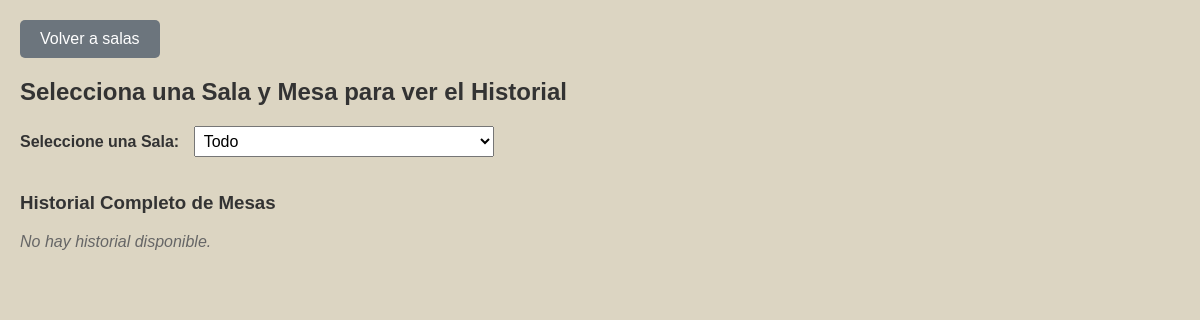
The page /Paginas/historial.php (signed in) on the database as committed earlier.
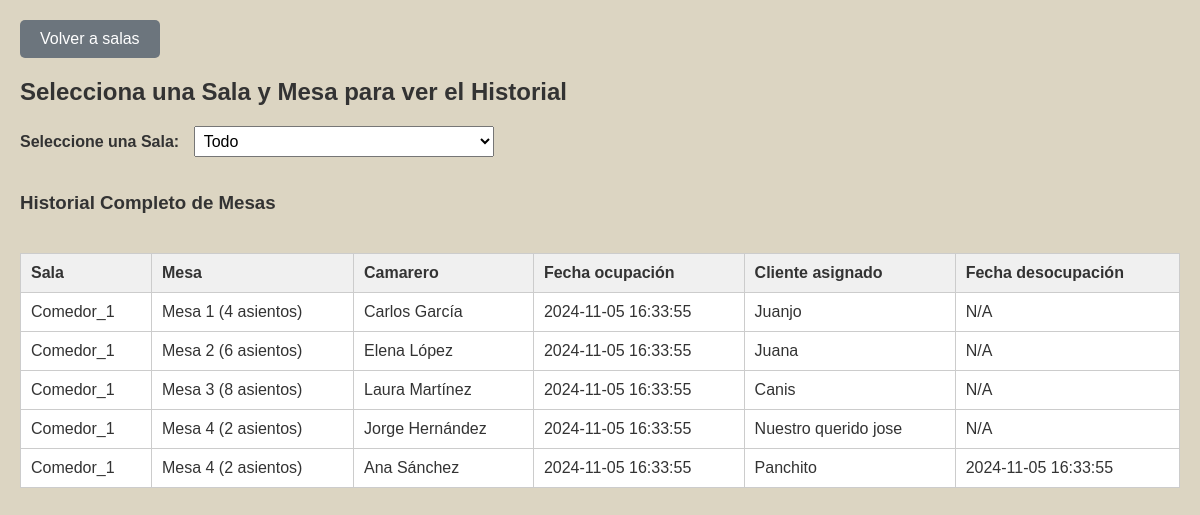
The same page on the database as committed later.
### tables this page shows
CREATE TABLE tbl_historial(
    id_historial INT NOT NULL PRIMARY KEY AUTO_INCREMENT,
    fecha_A datetime NOT NULL,
    fecha_NA datetime NULL,
    assigned_by INT NOT NULL,
    assigned_to VARCHAR(30) NOT NULL,
    id_mesa INT NOT NULL
);

CREATE TABLE tbl_salas (
    id_salas INT NOT NULL PRIMARY KEY AUTO_INCREMENT,
    name_sala VARCHAR(15) NOT NULL,
    tipo_sala ENUM("Comedor", "Terraza", "Privado") NOT NULL
);

CREATE TABLE tbl_mesas (
    id_mesa INT NOT NULL PRIMARY KEY AUTO_INCREMENT,
    n_asientos INT NOT NULL,
    id_sala INT NOT NULL
);

CREATE TABLE tbl_camarero (
    id_camarero INT NOT NULL PRIMARY KEY AUTO_INCREMENT,
    name_camarero VARCHAR(30) NOT NULL,
    surname_camarero VARCHAR(30) NOT NULL,
    username_camarero VARCHAR(30) NOT NULL,
    pwd_camarero CHAR(64) NOT NULL
);

### Paginas/historial.php (the view, shortened to what this page needs)
<?php
    require_once "../Procesos/conection.php";
    $SalaSeleccionada = isset($_POST['room']) ? $_POST['room'] : null;
    $selectedTable = isset($_POST['table']) ? $_POST['table'] : null;
    $filterDate = isset($_POST['filter_date']) ? $_POST['filter_date'] : null;
    $filterCamarero = isset($_POST['filter_camarero']) ? $_POST['filter_camarero'] : null;
?>
<!DOCTYPE html>
<html lang="en">
<head>
    <link rel="stylesheet" href="../CSS/estilos-historial.css">
</head>
<body>
    <a href="salas.php"><button class="back">Volver a salas</button></a>
    <h2>Selecciona una Sala y Mesa para ver el Historial</h2>
    <form method="post" action="historial.php">
        <label for="room">Seleccione una Sala:</label>
        <select name="room" id="room" onchange="this.form.submit()">
            <option value="">Todo</option>
        </select>
    </form>
    <?php if ($selectedTable): ?>
        <form method="post" action="historial.php">
            <input type="hidden" name="room" value="<?php echo $SalaSeleccionada; ?>">
            <input type="hidden" name="table" value="<?php echo $selectedTable; ?>">
            <label for="filter_date">Filtrar por Fecha:</label>
            <input type="date" name="filter_date" id="filter_date" value="<?php echo $filterDate; ?>" onchange="this.form.submit()">
            <label for="filter_camarero">Filtrar por Camarero:</label>
            <select name="filter_camarero" id="filter_camarero" onchange="this.form.submit()">
                <option value="" disabled>Seleccione un Camarero</option>
                <?php
                $stmt_camareros = $conn->prepare("SELECT id_camarero, name_camarero, surname_camarero FROM tbl_camarero");
                $stmt_camareros->execute();
                $result_camareros = $stmt_camareros->get_result();
                while ($row = $result_camareros->fetch_assoc()) {
                    $selectedCamarero = ($filterCamarero == $row['id_camarero']) ? 'selected' : '';
                    echo "<option value='" . $row['id_camarero'] . "' $selectedCamarero>" . $row['name_camarero'] . " " . $row['surname_camarero'] . "</option>";
                }
                $stmt_camareros->close();
                ?>
            </select>
        </form>
        <h3>Historial de Mesa <?php echo $selectedTable; ?></h3>
    <?php else: ?>
        <h3>Historial Completo de Mesas</h3>
    <?php endif; ?>
    <?php
        $sql = "
            SELECT h.fecha_A, h.fecha_NA, c.name_camarero, c.surname_camarero, h.assigned_to, m.id_mesa, m.n_asientos, s.name_sala
            FROM tbl_historial h
            JOIN tbl_camarero c ON h.assigned_by = c.id_camarero
            JOIN tbl_mesas m ON h.id_mesa = m.id_mesa
            JOIN tbl_salas s ON m.id_sala = s.id_salas
        ";
        $parametros = [];
        $tipos = "";
        if (!empty($tipos)) {
            $stmt_history = $conn->prepare($sql);
            $stmt_history->bind_param($tipos, ...$parametros);
        } else {
            $stmt_history = $conn->prepare($sql);
        }
        $stmt_history->execute();
        $result_history = $stmt_history->get_result();
        if ($result_history->num_rows > 0) {
            echo "<div class='historial'>";
                echo "<table border='1'>
                        <tr class'attr_tr'>
                            <th>Sala</th>
                            <th>Mesa</th>
                            <th>Camarero</th>
                            <th>Fecha ocupación</th>
                            <th>Cliente asignado</th>
                            <th>Fecha desocupación</th>
                        </tr>";
                while ($row = $result_history->fetch_assoc()) {
                    echo "<tr>
                            <td>" . $row['name_sala'] . "</td>
                            <td>Mesa " . $row['id_mesa'] . " (" . $row['n_asientos'] . " asientos)</td>
                            <td>" . $row['name_camarero'] . " " . $row['surname_camarero'] . "</td>
                            <td>" . $row['fecha_A'] . "</td>
                            <td>" . $row['assigned_to'] . "</td>
                            <td>" . ($row['fecha_NA'] ? $row['fecha_NA'] : "N/A") . "</td>
                        </tr>";
                }
                echo "</table>";
            echo "</div>";
        } else {
            echo "<p>No hay historial disponible.</p>";
        }
    ?>
</body>
</html>

Rows that differ between the two databases and show on the page:
added tbl_historial: tbl_salas.name_sala "Comedor_1", id_mesa.id_mesa "1", id_mesa.n_asientos "4", assigned_by.name_camarero "Carlos", assigned_by.surname_camarero "García", fecha_A "2024-11-05 16:33:55", assigned_to "Juanjo", shows "N/A"
added tbl_historial: tbl_salas.name_sala "Comedor_1", id_mesa.id_mesa "2", id_mesa.n_asientos "6", assigned_by.name_camarero "Elena", assigned_by.surname_camarero "López", fecha_A "2024-11-05 16:33:55", assigned_to "Juana", shows "N/A"
added tbl_historial: tbl_salas.name_sala "Comedor_1", id_mesa.id_mesa "3", id_mesa.n_asientos "8", assigned_by.name_camarero "Laura", assigned_by.surname_camarero "Martínez", fecha_A "2024-11-05 16:33:55", assigned_to "Canis", shows "N/A"
added tbl_historial: tbl_salas.name_sala "Comedor_1", id_mesa.id_mesa "4", id_mesa.n_asientos "2", assigned_by.name_camarero "Jorge", assigned_by.surname_camarero "Hernández", fecha_A "2024-11-05 16:33:55", assigned_to "Nuestro querido jose", shows "N/A"
added tbl_historial: tbl_salas.name_sala "Comedor_1", id_mesa.id_mesa "4", id_mesa.n_asientos "2", assigned_by.name_camarero "Ana", assigned_by.surname_camarero "Sánchez", fecha_A "2024-11-05 16:33:55", assigned_to "Panchito", fecha_NA "2024-11-05 16:33:55"
Other text that changed with them:
text no longer shown: "No hay historial disponible."
text now shown: "Sala Mesa Camarero Fecha ocupación Cliente asignado Fecha desocupación"
